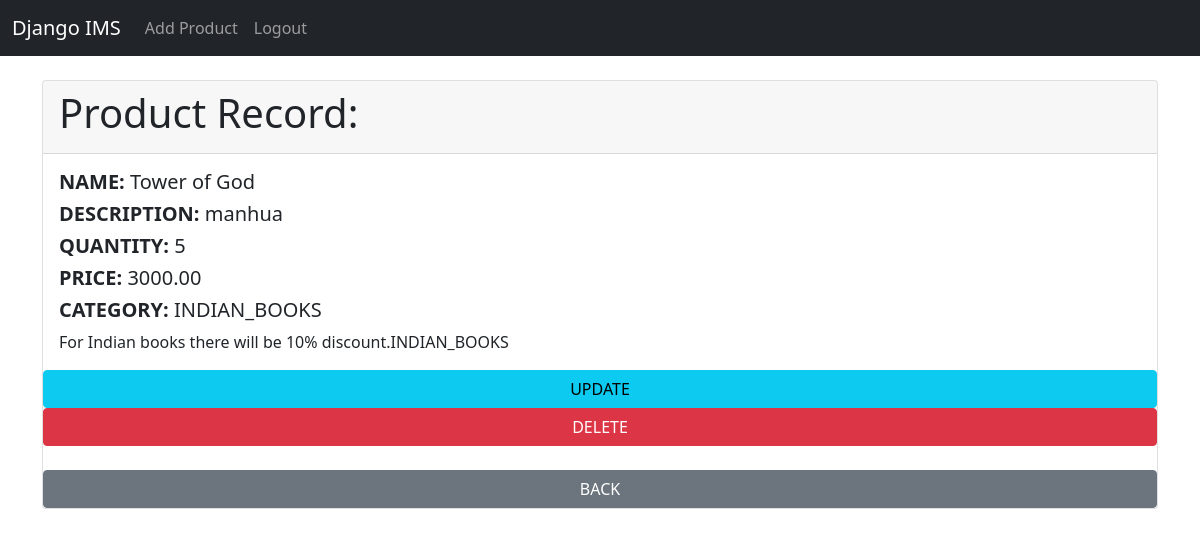
The app's page /record/5 (signed in) with its own data.
### inventory/models.py (models this page shows, shortened)
class Product(models.Model):
    name = models.CharField(max_length=255)
    description = models.TextField()
    quantity = models.PositiveIntegerField()
    price = models.DecimalField(max_digits=10, decimal_places=2)
    category = models.CharField(max_length=20, choices=CATEGORY, default='NEPALI_BOOKS')
    date = models.DateTimeField(auto_now_add=True)

### inventory/views.py (the view)
# urls.py: path('record/<int:pk>', views.product_record, name='record'),
def product_record(request, pk):
    if request.user.is_authenticated:
        product_record = Product.objects.get(id=pk)
        return render(request, 'record.html', {'product_record': product_record})
    else:
        messages.success(request, "You must be logged in to view this page.. ")
        return redirect('home')

### templates/record.html
{% extends 'base.html' %}
{% block content %}
<div class="card">
    <div class="card-header">
        <h1>Product Record: </h1>
    </div>
    <div class="card-body">
        <h5 class="card-title"> <strong>NAME: </strong> {{ product_record.name }} </h5>
        <h5 class="card-title"> <strong>DESCRIPTION: </strong> {{product_record.description}}  </h5>
        <h5 class="card-title"> <strong>QUANTITY: </strong> {{product_record.quantity}}  </h5>
        <h5 class="card-title"> <strong>PRICE: </strong> {{product_record.price}} </h5>
        <h5 class="card-title"> <strong>CATEGORY: </strong> {{product_record.category}}</h5>
        {% if "NEPLAI_BOOKS" in product_record.category %}
        <p class="card-text">For Nepali books there will be 25% discount.{{ product_record.category }}</p>
        {% elif "INDIAN_BOOKS" in product_record.category %}
        <p class="card-text">For Indian books there will be 10% discount.{{ product_record.category }}</p>
        {% else %}
        <p class="card-text">For stationary there will be 5% discount.{{ product_record.category }}</p>
        {% endif %}
    </div>
    <a href="{% url 'update_product' product_record.id %}" class="btn btn-info">UPDATE</a>
    <a href="{% url 'delete' product_record.id %}" class="btn btn-danger">DELETE</a></br>
    <a href="{% url 'home' %}" class="btn btn-secondary">BACK</a>
</div>
{% endblock %}

### records on screen
Product: name "Tower of God", description "manhua", quantity "5", price "3000.00", category "INDIAN_BOOKS"
